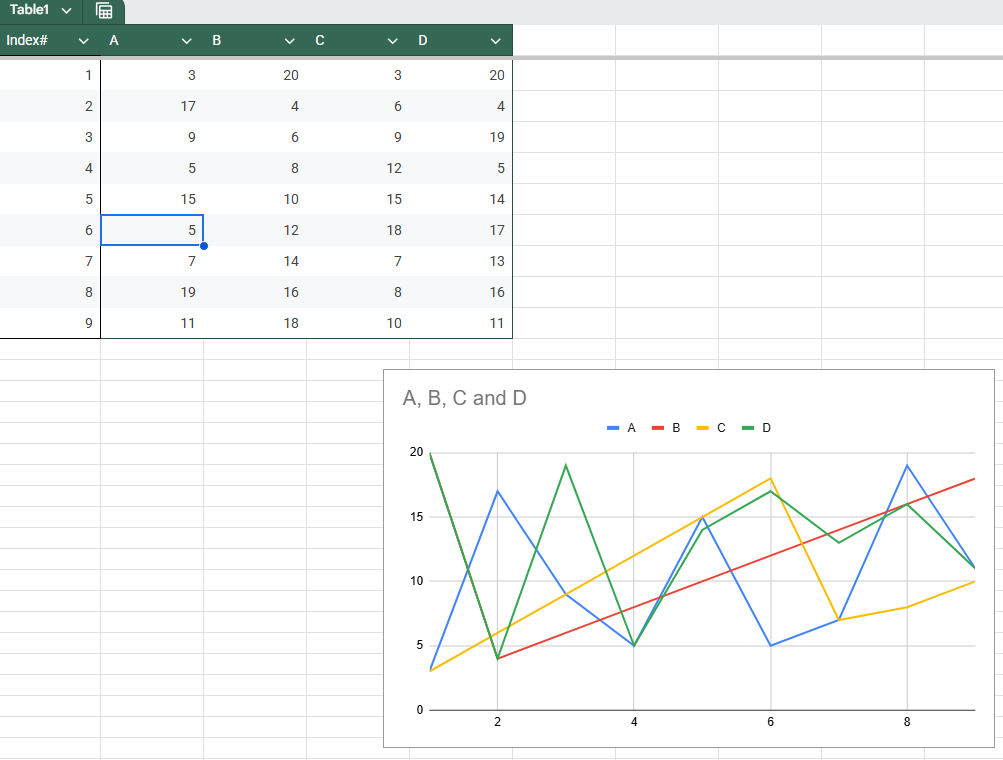
#> input picture image_2025-11-15_134750997.png, 1003 x 760 px
$ python -i segmentation.py   (imports and definitions only)
#> lines starting #> are read from the running program, lines starting #| are printed output that depends on the picture; after the words box and inside, x2 and y2 are one past the last pixel; in counts of white or black regions, pixels touching at a corner belong together
"""Segmentation primitives for the INT-014 detection pipeline."""

from __future__ import annotations

from dataclasses import dataclass
from typing import Any, Optional

try:  # pragma: no cover - import guarded to keep optional dependency
    import cv2  # type: ignore
except ImportError:  # pragma: no cover - fallback path for environments without OpenCV
    cv2 = None  # type: ignore

try:  # pragma: no cover - optional dependency guard
    import numpy as np
except ImportError:  # pragma: no cover - fallback path for environments without NumPy
    np = None  # type: ignore

try:  # pragma: no cover - optional dependency guard
    from skimage.segmentation import felzenszwalb
except ImportError:  # pragma: no cover
    felzenszwalb = None  # type: ignore


@dataclass(slots=True)
class SegmentationOptions:
    """Configurable segmentation parameters."""

    cluster_count: int = 6
    min_region_pixels: int = 250
    kmeans_attempts: int = 3
    use_felzenszwalb: bool = True
    felzenszwalb_scale: float = 100.0
    felzenszwalb_sigma: float = 0.8
    felzenszwalb_min_size: int = 150
    auto_tune_min_region: bool = True
    min_region_ratio: float = 0.005


@dataclass(slots=True)
class SegmentedRegion:
    """Structured metadata describing a segmented region."""

    label: int
    bbox: tuple[int, int, int, int]
    area: int
    center: tuple[float, float]
    color_mean: tuple[float, float, float]
    mask: Any  # numpy.ndarray when available


class ImageSegmenter:
    """Partition images into homogeneous regions using K-means + CC labeling."""

    __all__ = ["ImageSegmenter", "SegmentationOptions", "SegmentedRegion"]

    def __init__(self, *, options: SegmentationOptions | None = None) -> None:
        self.options = options or SegmentationOptions()
        self._last_array: Optional[Any] = None

    def segment(self, image: Any) -> list[dict[str, Any]]:
        """Run segmentation and return region dictionaries.

        The return shape mirrors the structure defined in the detection spec so
        downstream pattern analysis can operate without changes. When OpenCV or
        NumPy are unavailable, the method falls back to an empty result instead
        of raising, allowing environments without native deps to continue running.
        """

        array = self._coerce_to_array(image)
        if array is None or np is None:
            self._last_array = None
            return []

        tuned_min_region, tuned_felz_min = self._resolve_thresholds(array)

        if self.options.use_felzenszwalb and felzenszwalb is not None:
            regions = self._segment_with_felzenszwalb(array, tuned_min_region, tuned_felz_min)
            if regions:
                self._last_array = array
                return regions

        lab = cv2.cvtColor(array, cv2.COLOR_BGR2LAB)
        flat = lab.reshape((-1, 3)).astype(np.float32)

        cluster_count = max(1, min(self.options.cluster_count, flat.shape[0]))
        criteria = (cv2.TERM_CRITERIA_EPS + cv2.TERM_CRITERIA_MAX_ITER, 100, 0.2)

        _compactness, labels, centers = cv2.kmeans(
            flat,
            cluster_count,
            None,
            criteria,
            self.options.kmeans_attempts,
            cv2.KMEANS_PP_CENTERS,
        )

        label_image = labels.reshape(array.shape[:2]).astype(np.int32)
        regions: list[dict[str, Any]] = []
        current_label = 0

        for cluster_idx in range(cluster_count):
            cluster_mask = label_image == cluster_idx
            if int(cluster_mask.sum()) < tuned_min_region:
                continue

            num_labels, component_image = cv2.connectedComponents(cluster_mask.astype(np.uint8))
            for component_idx in range(1, num_labels):  # skip background (0)
                component_mask = component_image == component_idx
                area = int(component_mask.sum())
                if area < tuned_min_region:
                    continue

                ys, xs = np.nonzero(component_mask)
                y_min, y_max = int(ys.min()), int(ys.max())
                x_min, x_max = int(xs.min()), int(xs.max())

                bbox = (x_min, y_min, x_max, y_max)
                center = ((x_min + x_max) / 2.0, (y_min + y_max) / 2.0)
                color_mean = tuple(map(float, array[component_mask].mean(axis=0)))  # B, G, R means

                regions.append(
                    {
                        "label": current_label,
                        "bbox": bbox,
                        "center": center,
                        "area": area,
                        "color_mean": color_mean,
                        "mask": component_mask,
                    }
                )
                current_label += 1

        self._last_array = array
        return regions

    def _segment_with_felzenszwalb(
        self,
        array: Any,
        min_region_pixels: int,
        felzenszwalb_min_size: int,
    ) -> list[dict[str, Any]]:
        if felzenszwalb is None or np is None:
            return []

        float_img = array.astype(np.float32) / 255.0
        labels = felzenszwalb(
            float_img,
            scale=self.options.felzenszwalb_scale,
            sigma=self.options.felzenszwalb_sigma,
            min_size=felzenszwalb_min_size,
        )

        regions: list[dict[str, Any]] = []
        unique_labels = np.unique(labels)
        current_label = 0

        for felz_label in unique_labels:
            mask = labels == felz_label
            area = int(mask.sum())
            if area < min_region_pixels:
                continue

            ys, xs = np.nonzero(mask)
            y_min, y_max = int(ys.min()), int(ys.max())
            x_min, x_max = int(xs.min()), int(xs.max())

            bbox = (x_min, y_min, x_max, y_max)
            center = ((x_min + x_max) / 2.0, (y_min + y_max) / 2.0)
            color_mean = tuple(map(float, array[mask].mean(axis=0)))

            regions.append(
                {
                    "label": current_label,
                    "bbox": bbox,
                    "center": center,
                    "area": area,
                    "color_mean": color_mean,
                    "mask": mask,
                }
            )
            current_label += 1

        return regions

    def _resolve_thresholds(self, array: Any) -> tuple[int, int]:
        """Derive tuned thresholds for the current image."""

        base_min_region = self.options.min_region_pixels
        base_felz_min = self.options.felzenszwalb_min_size

        if not self.options.auto_tune_min_region or np is None:
            return base_min_region, base_felz_min

        height, width = array.shape[:2]
        pixel_count = max(int(height * width), 1)
        dynamic_min = max(int(pixel_count * self.options.min_region_ratio), 1)

        tuned_min = dynamic_min if dynamic_min < base_min_region else base_min_region
        tuned_felz = dynamic_min if dynamic_min < base_felz_min else base_felz_min

        return tuned_min, tuned_felz

    def _coerce_to_array(self, image: Any) -> Optional[Any]:
        """Convert supported inputs into a NumPy array."""

        if np is None:
            return None

        if isinstance(image, str):
            if cv2 is None:
                return None
            loaded = cv2.imread(image, cv2.IMREAD_COLOR)
            return loaded

        if "numpy" in type(image).__module__:
            return image

        return None

    @property
    def last_array(self) -> Optional[Any]:
        """Expose the last processed NumPy image."""

        return self._last_array

>>> import cv2
>>> picture = cv2.imread('../../../image_2025-11-15_134750997.png')
#> picture is the input picture: shape (760, 1003, 3); mean B, G, R 246, 246.6, 244.9
>>> result = ImageSegmenter().segment(picture)
#> in segment, `tuned_min_region, tuned_felz_min = self._resolve_thresholds(array)`: tuned_min_region = 250; tuned_felz_min = 150
#> in _segment_with_felzenszwalb, `labels = felzenszwalb( float_img, scale=self.options.felzenszwalb_scal..`:
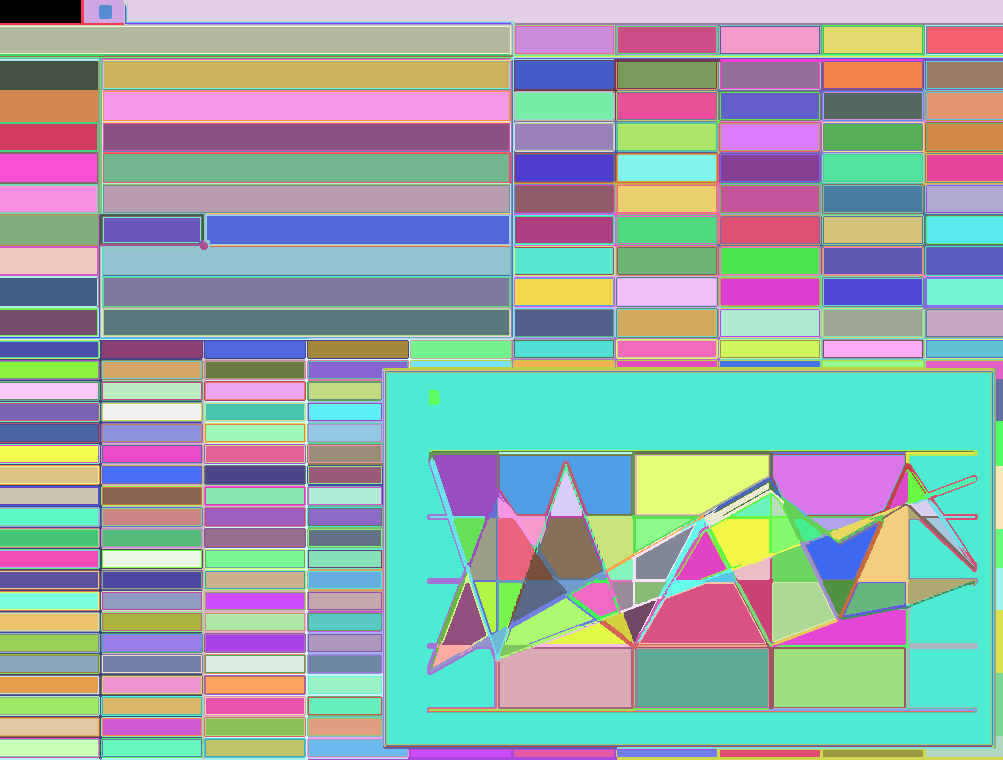
#> labels: shape (760, 1003) int64; 654 distinct labels, from 0 to 653; one colour per label, 0 black
#> in _segment_with_felzenszwalb, `unique_labels = np.unique(labels)`: unique_labels = 654 values from 0 to 653
#> the loop in _segment_with_felzenszwalb, `for felz_label in unique_labels:` made 654 passes
#> (area, y_min, y_max, x_min, x_max, bbox, center, color_mean) on passes 1 to 3: (1863, 0, 22, 0, 80, (0, 0, 80, 22), (40, 11), (102.4, 120.3, 74.76)), (317, 0, 24, 0, 123, (0, 0, 123, 24), (61.5, 12), (74.2, 91.86, 46.93)), (740, 0, 22, 84, 123, (84, 0, 123, 22), (103.5, 11), (93.31, 112.2, 64.05))
#> pass 1, in _segment_with_felzenszwalb, `mask = labels == felz_label`:
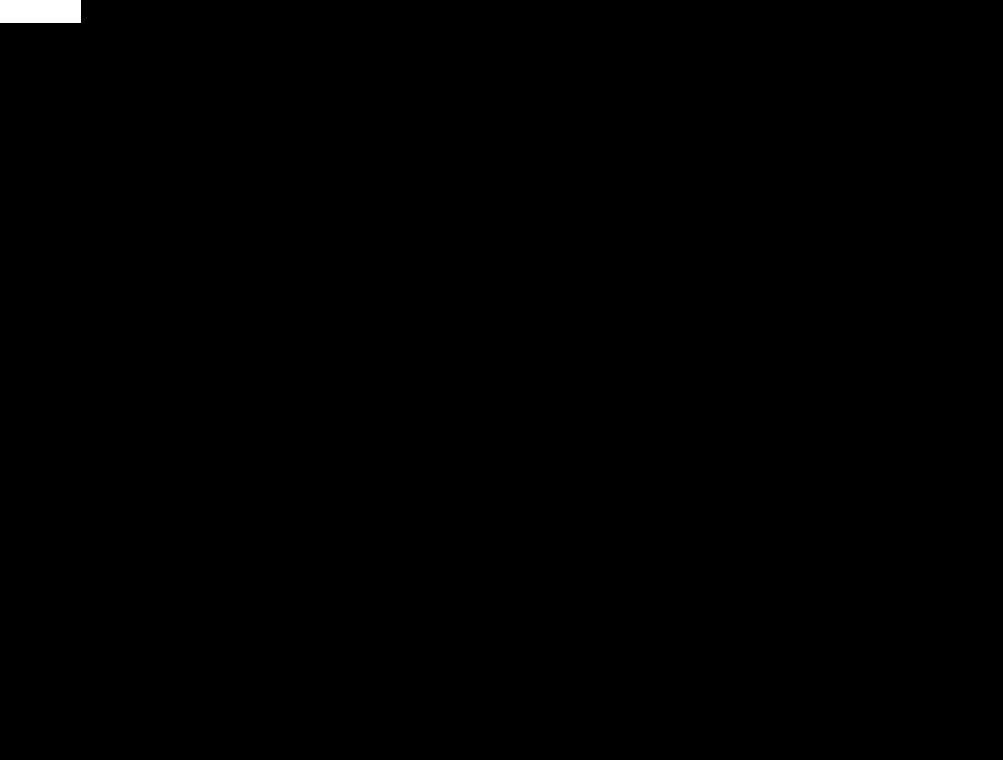
#> mask: shape (760, 1003) bool; 0.24% white; 1 white region, box (x1, y1, x2, y2) and area: (0, 0, 81, 23) 1863
#> pass 2, in _segment_with_felzenszwalb, `mask = labels == felz_label`:
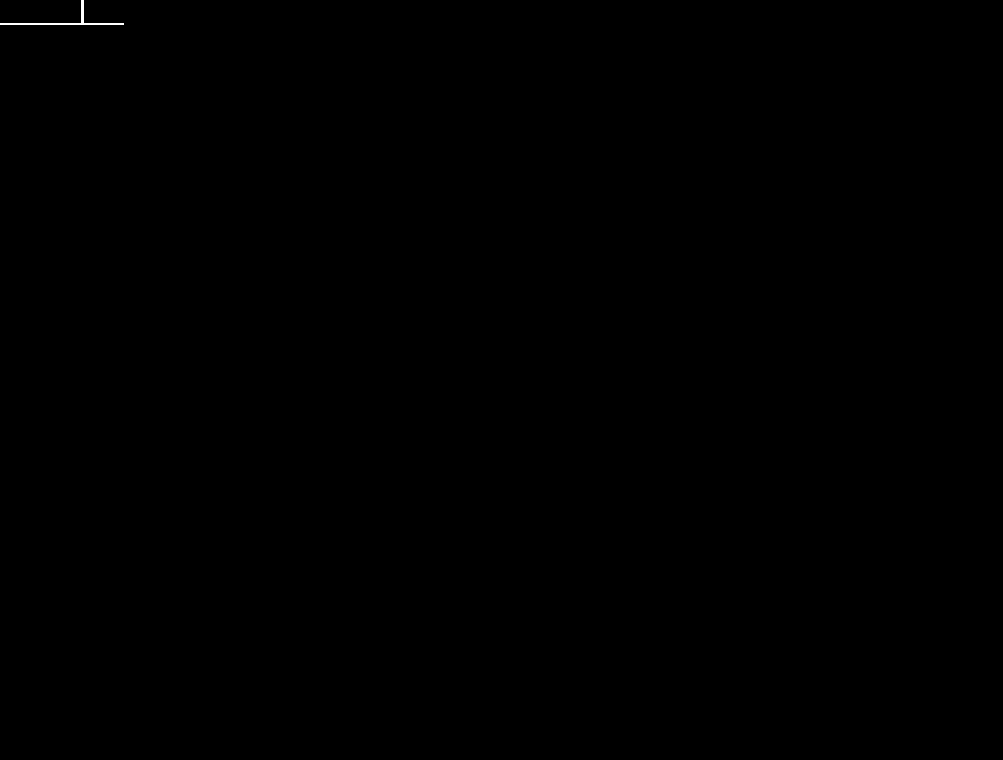
#> mask: shape (760, 1003) bool; 0.04% white in thin lines or dots, all inside (x1, y1, x2, y2) = (0, 0, 124, 25)
#> pass 3, in _segment_with_felzenszwalb, `mask = labels == felz_label`:
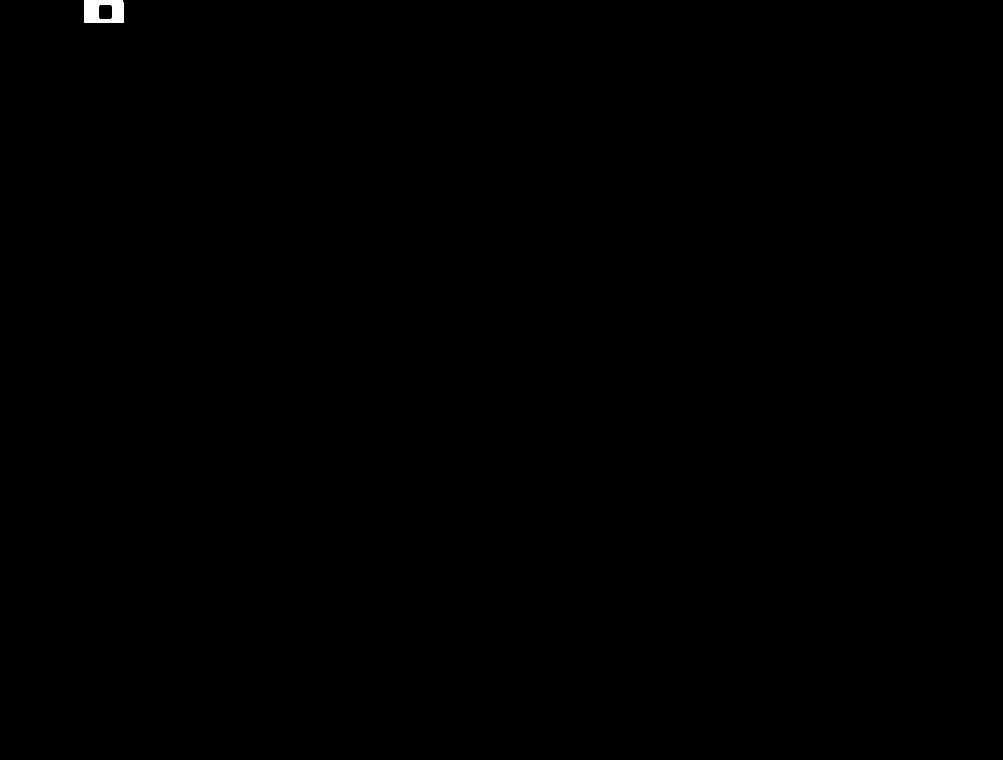
#> mask: shape (760, 1003) bool; 0.1% white; 1 white region, box (x1, y1, x2, y2) and area: (84, 0, 124, 23) 740
#> after the loop in _segment_with_felzenszwalb, `for felz_label in unique_labels:`:
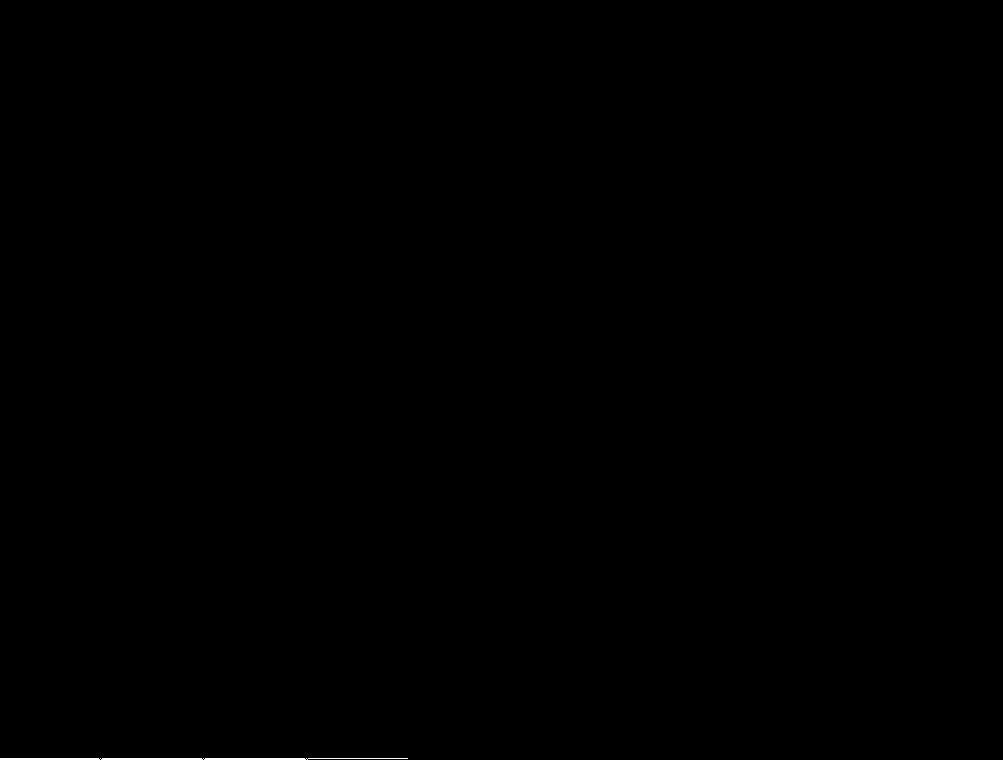
#> mask: shape (760, 1003) bool; 0.09% white; 1 white region, box (x1, y1, x2, y2) and area: (0, 758, 408, 760) 707
#> after the loop in _segment_with_felzenszwalb, `for felz_label in unique_labels:`: current_label = 443; regions = 443 items
#> result = 443 items
